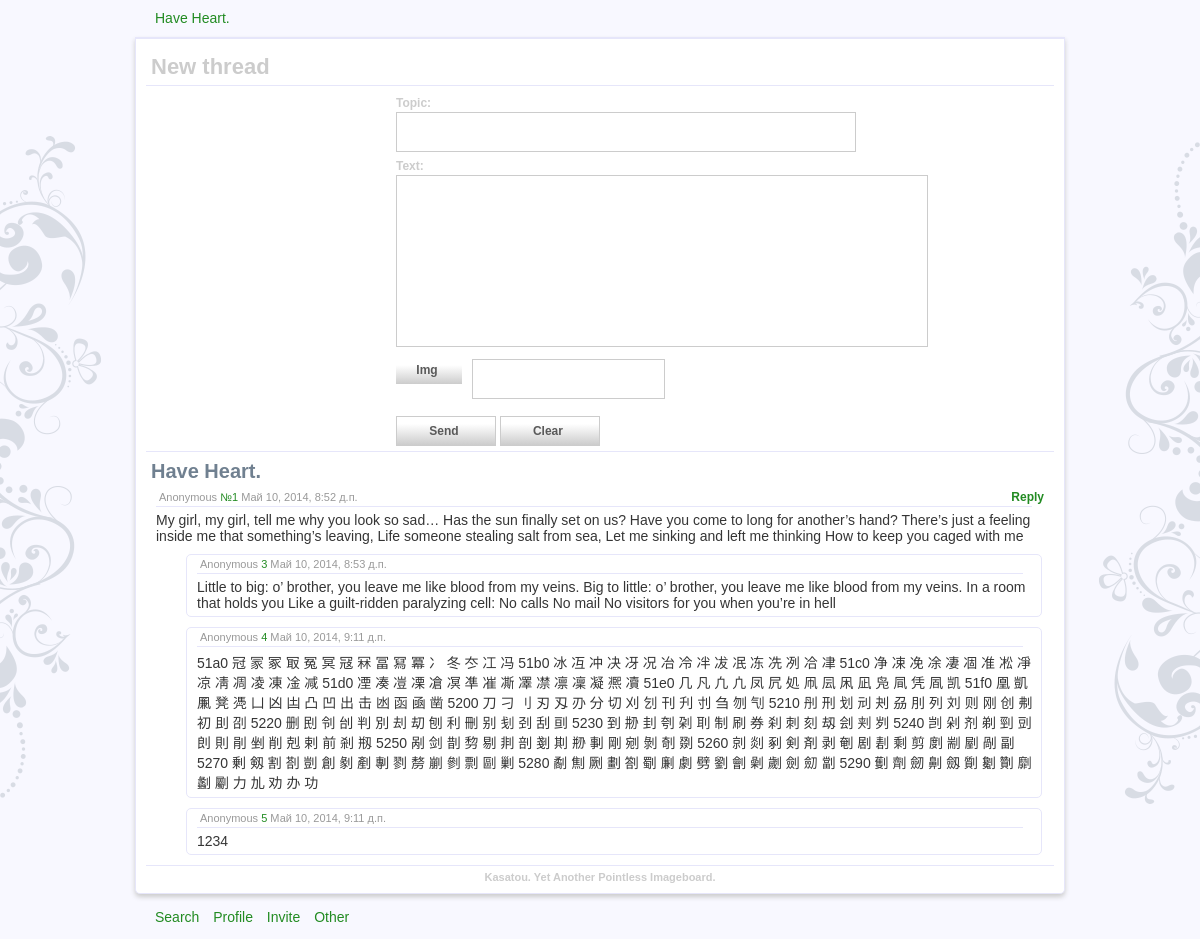
The page /b/ on the database as committed earlier.
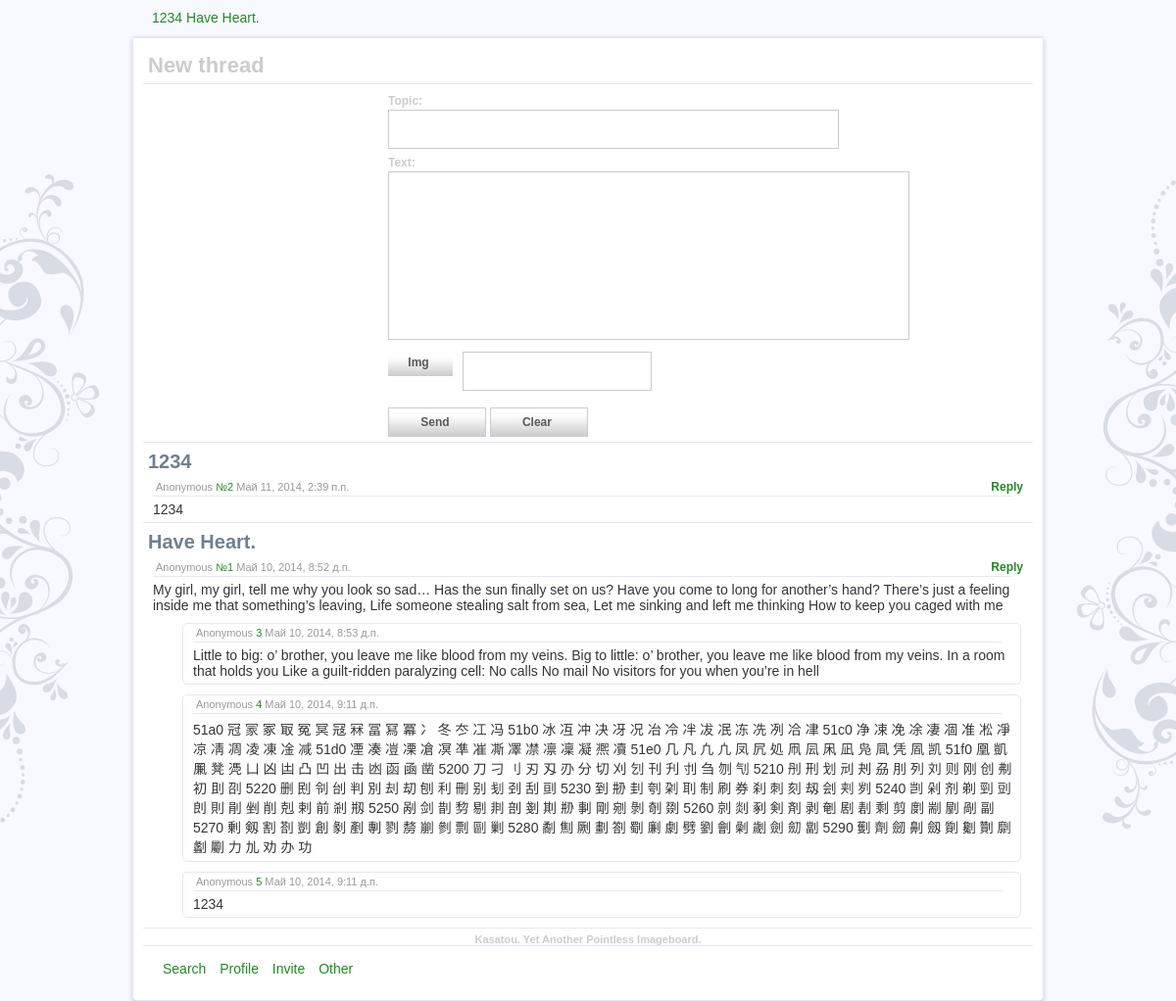
The same page on the database as committed later.
### Layers/models.py (models this page shows, shortened)
class Thread(models.Model):
    post_count = models.IntegerField(default=0)
    topic = models.CharField(max_length=40)
    update_time = models.DateTimeField('%Y-%m-%d %H:%M:%S', auto_now_add=True)
    topic = models.CharField(max_length=40, blank=False)
    text = models.TextField(max_length=3000, blank=True)
    date = models.DateTimeField('%Y-%m-%d %H:%M:%S', auto_now_add=True)
    image1 = models.ImageField(upload_to='.', blank=False)
    image2 = models.ImageField(upload_to='.', blank=True)
    archive = models.FileField(upload_to='documents', blank=True)
    board_id = models.ForeignKey(Board)
    def latest_posts(self, count=3):
        posts = reversed(Post.objects.filter(thread_id=self).order_by('-id')[:count])  # 9,8,7
        return posts

class Post(models.Model):
    topic = models.CharField(max_length=40, blank=True)
    text = models.TextField(max_length=5000, blank=True)
    date = models.DateTimeField('%Y-%m-%d %H:%M:%S', auto_now_add=True)
    image1 = models.ImageField(upload_to='.', blank=True)
    image2 = models.ImageField(upload_to='.', blank=True)
    image3 = models.ImageField(upload_to='.', blank=True)
    archive = models.FileField(upload_to='documents', blank=True)
    thread_id = models.ForeignKey(Thread)
    board_id = models.ForeignKey('board')
    objects = SearchManager()

### Layers/views.py (the view)
# urls.py: url(r'^(?P<board_name>[a-z]{1,3})/(?P<page>[1-9]?)$',views.BoardView.as_view(),name='board_view'),
class BoardView(ListView, BaseBoardClass):
    model = Thread
    template_name = "board.html"
    context_object_name = "threads"
    def get_queryset(self):
        return self.board.get_board_view()
    def get_context_data(self, **kwargs):
        context = super(BoardView, self).get_context_data(**kwargs)
        context['thread_form'] = ThreadForm()
        context['threads_menu'] = Thread.objects.all().order_by('-update_time')[:6]
        return context

### Layers/models.py
class ThreadForm(forms.ModelForm):
    def __init__(self, *args, **kwargs):
        super(ThreadForm, self).__init__(*args, **kwargs)
    class Meta:
        model = Thread
        fields = ['topic', 'text', 'image1', 'image2', 'archive', 'board_id']

### Layers/models.py (called while the page is built)
    def get_board_view(self):
        threads = Thread.objects.filter(board_id=self).order_by('-update_time')
        return [dict(thread=th, posts=th.latest_posts()) for th in threads]

    def __str__(self):
        return '/%s/' % (self.board_name)

### Layers/views.py (called while the page is built)
    def dispatch(self, *args, **kwargs):
        if 'board_name' in kwargs.keys():
            self.board = get_object_or_404(Board.objects, board_name=kwargs['board_name'])
        else:
            self.board = None
        return super(BaseBoardClass, self).dispatch(*args, **kwargs)

    def get_context_data(self,**kwargs):
        context = super(BaseBoardClass,self).get_context_data(**kwargs)
        context['board'] = self.board
        context['boards'] = Board.objects.all
        return context

### templates/board.html (shortened to what this page needs)
<!DOCTYPE html>
<html>
  {% load i18n %}
  {% autoescape off %}
  <head>
    <link rel="stylesheet" type="text/css" href="{{STATIC_URL}}main.css">
    <link rel="stylesheet" type="text/css" href="{{STATIC_URL}}light.css">
  </head>
  <body>
    <div id="main">
      <div class="threadbar">
        {% for thread in threads_menu %}
        <div class="threads">
          <span class="link"><a href="{{thread.board_id}}thread/{{thread.id}}">{{thread.topic|truncatechars:15}} </a></span>
        </div>
        {% endfor %}
      </div>
      <div id="content">
        <div class="title">New thread</div>
        <div id="mainform">
          <form action="/thread_add/" method="post" enctype="multipart/form-data">
            <div class="formrow"><div class="mformfield">Topic:</div> <input name="topic" class="edit" type="text" size="53" maxlength="53"/></div>
            <div class="formrow"><div class="mformfield">Text: </div><textarea name="text" rows="10" cols="60" name="text"></textarea> </div>
            <div class="formrow">
				<label for="upload" class="file-button" style="float:left;"> Img </label>
				<input type="text" disabled="disabled" class="edit file-name"></input>
			</div>
            <div class="formrow">
              <input class="button" id="send_thread" type="submit" value="Send" />
              <input class="button" type="reset" value="Clear"/>
            </div>
          </form>
        </div>
        {% for bundle in threads %}
        {% with thread=bundle.thread %}
        <div class="thread">
          <div class="title btitle">{{thread.topic}}</div>
          <div class="details tdetails">
            Anonymous <a href="{{thread.board_id}}thread/{{thread.id}}">№{{thread.id}}</a> {{thread.date}}
          </div>
          <div class="reply"><a href="{{thread.board_id}}thread/{{thread.id}}">Reply</a></div>
          <div class="message">
            {{thread.text}}
          </div>
          {% endwith %}
          {% for post in bundle.posts %}
          <div class="post">
            <div class="details pdetails">
              Anonymous <a href="{{post.board_id}}thread/{{post.thread_id.id}}">{{post.id}}</a> {{post.date}}
            </div>
            <div class="message">
              {{post.text}}
            </div>
          </div>
          {% endfor %}
          {% endfor %}
        </div>
        <div align="center" id="copyright"> Kasatou. Yet Another Pointless Imageboard. </div>
      </div>
      <div id="links"><span class="linkbot"><a href="/search/">Search</a></span>  <span class="linkbot"><a href="#">Profile</a></span>  <span class="linkbot"><a href="#">Invite</a></span> <span class="linkbot"><a href="#">Other</a></span></div>
  </body>
</html>
{% endautoescape %}

Rows that differ between the two databases and show on the page:
added Thread: topic "1234", thread.topic "1234", thread.id "2", thread "Май 11, 2014, 2:39 п.п.", thread.text "1234"
